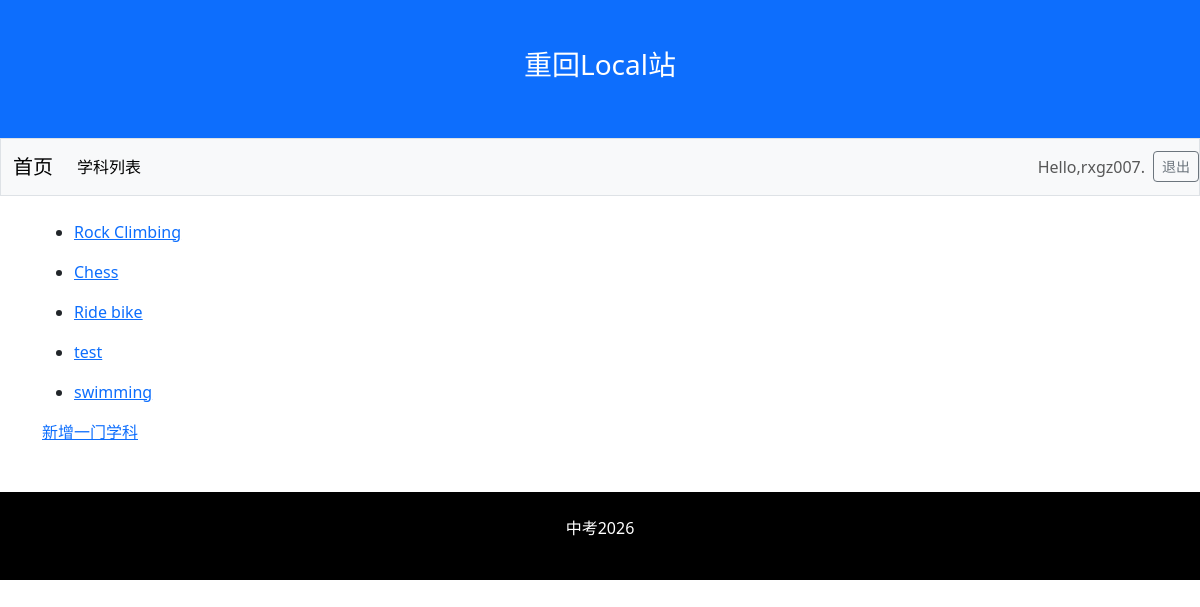
The app's page /topics/ (signed in), older data.
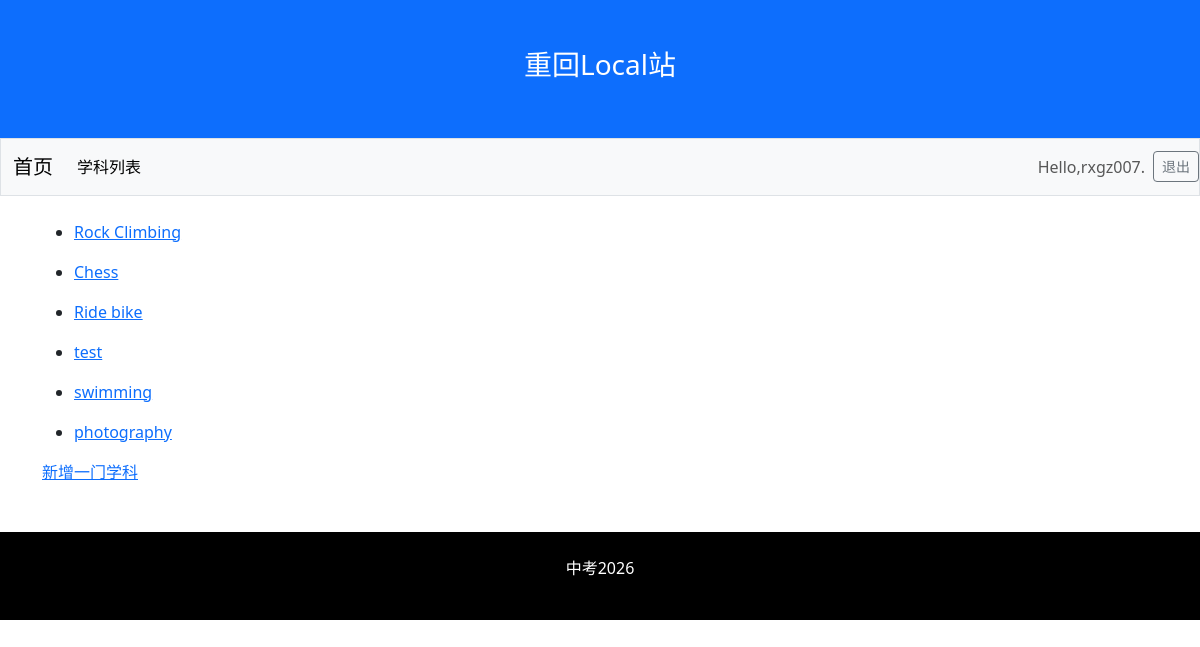
The same page, newer data.
### learning_logs/models.py (models this page shows, shortened)
class Topic(models.Model):
    text=models.CharField(max_length=200,unique=True)
    date_added=models.DateTimeField(auto_now_add=True)
    owner=models.ForeignKey(User,on_delete=models.CASCADE)

### learning_logs/views.py (the view)
# urls.py: path('topics/',views.topics,name='topics'),
def topics(request):
    topics = Topic.objects.order_by('date_added')
    context = {'topics':topics}
    return render(request,'learning_logs/topics.html',context)

### learning_logs/templates/learning_logs/topics.html
{% extends 'learning_logs/base.html' %}
{% block content %}
    <ul>
        {% for topic in topics %}
            <li>
               <p> <a href="{% url 'learning_logs:topic' topic.id %}" >{{topic.text}}</a></p>
            </li>
        {% empty %}
            <li>没有学科</li>
        {% endfor %}
    </ul>
    <a href="{% url 'learning_logs:new_topic' %}">新增一门学科</a>
{% endblock %}

Row changes from the older to the newer data that the page shows:
added Topic: text "photography"
